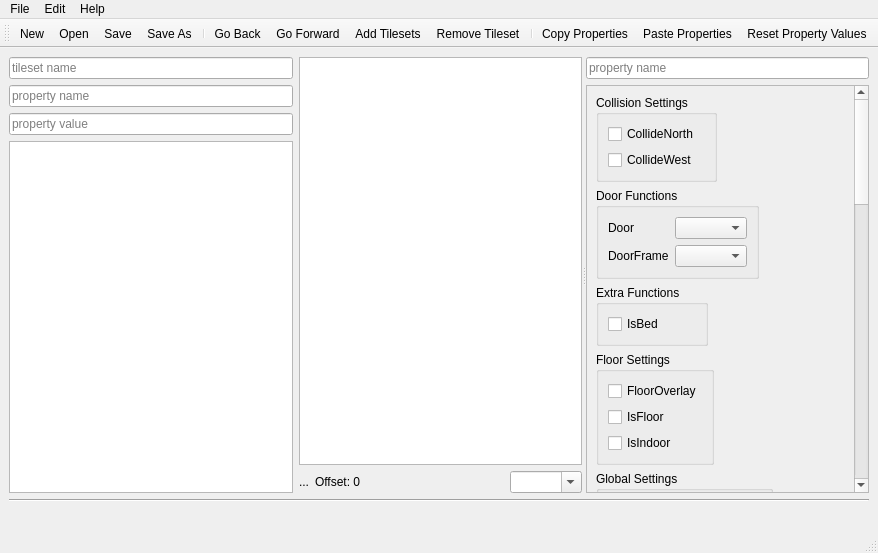
<?xml version="1.0" encoding="UTF-8"?>
<ui version="4.0">
 <class>TileDefDialog</class>
 <widget class="QMainWindow" name="TileDefDialog">
  <property name="geometry">
   <rect>
    <x>0</x>
    <y>0</y>
    <width>878</width>
    <height>553</height>
   </rect>
  </property>
  <property name="windowTitle">
   <string>Tile Properties</string>
  </property>
  <widget class="QWidget" name="centralwidget">
   <layout class="QGridLayout" name="gridLayout" rowstretch="1,0,0">
    <item row="0" column="0">
     <widget class="QSplitter" name="splitter">
      <property name="orientation">
       <enum>Qt::Horizontal</enum>
      </property>
      <property name="childrenCollapsible">
       <bool>false</bool>
      </property>
      <widget class="QWidget" name="layoutWidget">
       <layout class="QHBoxLayout" name="tilesNtilesetLayout">
        <item>
         <layout class="QVBoxLayout" name="tilesetLayout">
          <item>
           <widget class="QLineEdit" name="tilesetFilter">
            <property name="placeholderText">
             <string>tileset name</string>
            </property>
            <property name="clearButtonEnabled">
             <bool>true</bool>
            </property>
           </widget>
          </item>
          <item>
           <widget class="QLineEdit" name="propertyFilter">
            <property name="placeholderText">
             <string>property name</string>
            </property>
            <property name="clearButtonEnabled">
             <bool>true</bool>
            </property>
           </widget>
          </item>
          <item>
           <widget class="QLineEdit" name="valueFilter">
            <property name="placeholderText">
             <string>property value</string>
            </property>
            <property name="clearButtonEnabled">
             <bool>true</bool>
            </property>
           </widget>
          </item>
          <item>
           <widget class="QListWidget" name="tilesets">
            <property name="sizePolicy">
             <sizepolicy hsizetype="Preferred" vsizetype="Expanding">
              <horstretch>0</horstretch>
              <verstretch>0</verstretch>
             </sizepolicy>
            </property>
            <property name="minimumSize">
             <size>
              <width>128</width>
              <height>0</height>
             </size>
            </property>
           </widget>
          </item>
          <item>
           <layout class="QHBoxLayout" name="toolBarLayout"/>
          </item>
         </layout>
        </item>
        <item>
         <layout class="QVBoxLayout" name="tilesLayout">
          <item>
           <widget class="Tiled::Internal::MixedTilesetView" name="tiles"/>
          </item>
          <item>
           <layout class="QHBoxLayout" name="tileToolsLayout">
            <item>
             <widget class="QLabel" name="lbl_TileName">
              <property name="text">
               <string>...</string>
              </property>
             </widget>
            </item>
            <item>
             <widget class="QLabel" name="tileOffset">
              <property name="text">
               <string>Offset: 0</string>
              </property>
             </widget>
            </item>
            <item>
             <spacer name="horizontalSpacer_2">
              <property name="orientation">
               <enum>Qt::Horizontal</enum>
              </property>
              <property name="sizeHint" stdset="0">
               <size>
                <width>40</width>
                <height>20</height>
               </size>
              </property>
             </spacer>
            </item>
            <item>
             <widget class="QComboBox" name="scaleComboBox">
              <property name="editable">
               <bool>true</bool>
              </property>
             </widget>
            </item>
           </layout>
          </item>
         </layout>
        </item>
       </layout>
      </widget>
      <widget class="QWidget" name="verticalLayoutWidget">
       <layout class="QVBoxLayout" name="propertiesLayout">
        <item>
         <widget class="QLineEdit" name="rightPropertyFilter">
          <property name="placeholderText">
           <string>property name</string>
          </property>
          <property name="clearButtonEnabled">
           <bool>true</bool>
          </property>
         </widget>
        </item>
        <item>
         <widget class="QScrollArea" name="scrollArea">
          <property name="widgetResizable">
           <bool>true</bool>
          </property>
          <widget class="QWidget" name="scrollAreaWidgetContents">
           <property name="geometry">
            <rect>
             <x>0</x>
             <y>0</y>
             <width>253</width>
             <height>1263</height>
            </rect>
           </property>
           <layout class="QGridLayout" name="gridLayout_2">
            <property name="leftMargin">
             <number>0</number>
            </property>
            <property name="topMargin">
             <number>0</number>
            </property>
            <property name="rightMargin">
             <number>0</number>
            </property>
            <property name="bottomMargin">
             <number>0</number>
            </property>
            <item row="0" column="0">
             <widget class="QWidget" name="propertySheet" native="true">
              <layout class="QFormLayout" name="formLayout_4">
               <property name="fieldGrowthPolicy">
                <enum>QFormLayout::AllNonFixedFieldsGrow</enum>
               </property>
               <item row="1" column="0">
                <widget class="QGroupBox" name="groupBox">
                 <property name="title">
                  <string>Collision Settings</string>
                 </property>
                 <layout class="QFormLayout" name="formLayout">
                  <item row="0" column="0">
                   <widget class="QCheckBox" name="CollideNorth">
                    <property name="text">
                     <string>CollideNorth</string>
                    </property>
                   </widget>
                  </item>
                  <item row="1" column="0">
                   <widget class="QCheckBox" name="CollideWest">
                    <property name="text">
                     <string>CollideWest</string>
                    </property>
                   </widget>
                  </item>
                 </layout>
                </widget>
               </item>
               <item row="2" column="0">
                <widget class="QGroupBox" name="groupBox_2">
                 <property name="title">
                  <string>Door Functions</string>
                 </property>
                 <layout class="QFormLayout" name="formLayout_2">
                  <item row="0" column="0">
                   <widget class="QLabel" name="label">
                    <property name="text">
                     <string>Door</string>
                    </property>
                    <property name="buddy">
                     <cstring>Door</cstring>
                    </property>
                   </widget>
                  </item>
                  <item row="0" column="1">
                   <widget class="QComboBox" name="Door"/>
                  </item>
                  <item row="1" column="0">
                   <widget class="QLabel" name="label_2">
                    <property name="text">
                     <string>DoorFrame</string>
                    </property>
                    <property name="buddy">
                     <cstring>DoorFrame</cstring>
                    </property>
                   </widget>
                  </item>
                  <item row="1" column="1">
                   <widget class="QComboBox" name="DoorFrame"/>
                  </item>
                 </layout>
                </widget>
               </item>
               <item row="3" column="0">
                <widget class="QGroupBox" name="groupBox_3">
                 <property name="title">
                  <string>Extra Functions</string>
                 </property>
                 <layout class="QFormLayout" name="formLayout_3">
                  <item row="0" column="0">
                   <widget class="QCheckBox" name="IsBed">
                    <property name="text">
                     <string>IsBed</string>
                    </property>
                   </widget>
                  </item>
                 </layout>
                </widget>
               </item>
               <item row="4" column="0">
                <widget class="QGroupBox" name="groupBox_5">
                 <property name="title">
                  <string>Floor Settings</string>
                 </property>
                 <layout class="QFormLayout" name="formLayout_6">
                  <item row="0" column="0">
                   <widget class="QCheckBox" name="FloorOverlay">
                    <property name="text">
                     <string>FloorOverlay</string>
                    </property>
                   </widget>
                  </item>
                  <item row="1" column="0">
                   <widget class="QCheckBox" name="IsFloor">
                    <property name="text">
                     <string>IsFloor</string>
                    </property>
                   </widget>
                  </item>
                  <item row="2" column="0">
                   <widget class="QCheckBox" name="IsIndoor">
                    <property name="text">
                     <string>IsIndoor</string>
                    </property>
                   </widget>
                  </item>
                 </layout>
                </widget>
               </item>
               <item row="8" column="0">
                <widget class="QGroupBox" name="groupBox_6">
                 <property name="title">
                  <string>Roof Settings</string>
                 </property>
                 <layout class="QFormLayout" name="formLayout_7">
                  <item row="0" column="0">
                   <widget class="QLabel" name="label_4">
                    <property name="text">
                     <string>RoofStyle</string>
                    </property>
                    <property name="buddy">
                     <cstring>RoofStyle</cstring>
                    </property>
                   </widget>
                  </item>
                  <item row="0" column="1">
                   <widget class="QComboBox" name="RoofStyle"/>
                  </item>
                 </layout>
                </widget>
               </item>
               <item row="9" column="0">
                <widget class="QGroupBox" name="groupBox_7">
                 <property name="title">
                  <string>Sheet Settings</string>
                 </property>
                 <layout class="QFormLayout" name="formLayout_8">
                  <property name="fieldGrowthPolicy">
                   <enum>QFormLayout::AllNonFixedFieldsGrow</enum>
                  </property>
                  <item row="0" column="0">
                   <widget class="QCheckBox" name="ClimbSheetN">
                    <property name="text">
                     <string>ClimbSheetN</string>
                    </property>
                   </widget>
                  </item>
                  <item row="1" column="0">
                   <widget class="QCheckBox" name="ClimbSheetW">
                    <property name="text">
                     <string>ClimbSheetW</string>
                    </property>
                   </widget>
                  </item>
                 </layout>
                </widget>
               </item>
               <item row="13" column="0">
                <widget class="QGroupBox" name="groupBox_4">
                 <property name="title">
                  <string>Wall Settings</string>
                 </property>
                 <layout class="QFormLayout" name="formLayout_5">
                  <property name="fieldGrowthPolicy">
                   <enum>QFormLayout::AllNonFixedFieldsGrow</enum>
                  </property>
                  <item row="0" column="0">
                   <widget class="QCheckBox" name="HoppableN">
                    <property name="text">
                     <string>HoppableN</string>
                    </property>
                   </widget>
                  </item>
                  <item row="1" column="0">
                   <widget class="QCheckBox" name="HoppableW">
                    <property name="text">
                     <string>HoppableW</string>
                    </property>
                   </widget>
                  </item>
                  <item row="2" column="0">
                   <widget class="QCheckBox" name="WallOverlay">
                    <property name="text">
                     <string>WallOverlay</string>
                    </property>
                   </widget>
                  </item>
                  <item row="3" column="0">
                   <layout class="QHBoxLayout" name="horizontalLayout">
                    <item>
                     <widget class="QLabel" name="label_3">
                      <property name="text">
                       <string>WallStyle</string>
                      </property>
                      <property name="buddy">
                       <cstring>WallStyle</cstring>
                      </property>
                     </widget>
                    </item>
                    <item>
                     <widget class="QComboBox" name="WallStyle"/>
                    </item>
                   </layout>
                  </item>
                 </layout>
                </widget>
               </item>
               <item row="10" column="0">
                <widget class="QGroupBox" name="groupBox_8">
                 <property name="title">
                  <string>Shelf Settings</string>
                 </property>
                 <layout class="QFormLayout" name="formLayout_9">
                  <item row="0" column="0">
                   <widget class="QLabel" name="label_12">
                    <property name="text">
                     <string>FloorItemShelf</string>
                    </property>
                    <property name="buddy">
                     <cstring>FloorItemShelf</cstring>
                    </property>
                   </widget>
                  </item>
                  <item row="0" column="1">
                   <widget class="QComboBox" name="FloorItemShelf"/>
                  </item>
                  <item row="1" column="0">
                   <widget class="QLabel" name="label_13">
                    <property name="text">
                     <string>HighItemShelf</string>
                    </property>
                    <property name="buddy">
                     <cstring>HighItemShelf</cstring>
                    </property>
                   </widget>
                  </item>
                  <item row="1" column="1">
                   <widget class="QComboBox" name="HighItemShelf"/>
                  </item>
                  <item row="2" column="0">
                   <widget class="QLabel" name="label_14">
                    <property name="text">
                     <string>TableItemShelf</string>
                    </property>
                    <property name="buddy">
                     <cstring>TableItemShelf</cstring>
                    </property>
                   </widget>
                  </item>
                  <item row="2" column="1">
                   <widget class="QComboBox" name="TableItemShelf"/>
                  </item>
                 </layout>
                </widget>
               </item>
               <item row="11" column="0">
                <widget class="QGroupBox" name="groupBox_9">
                 <property name="title">
                  <string>Stair Settings</string>
                 </property>
                 <layout class="QFormLayout" name="formLayout_10">
                  <item row="0" column="0">
                   <widget class="QLabel" name="label_5">
                    <property name="text">
                     <string>StairStyle</string>
                    </property>
                    <property name="buddy">
                     <cstring>StairStyle</cstring>
                    </property>
                   </widget>
                  </item>
                  <item row="0" column="1">
                   <widget class="QComboBox" name="StairStyle"/>
                  </item>
                 </layout>
                </widget>
               </item>
               <item row="12" column="0">
                <widget class="QGroupBox" name="groupBox_10">
                 <property name="title">
                  <string>Visibility Functions</string>
                 </property>
                 <layout class="QFormLayout" name="formLayout_11">
                  <property name="fieldGrowthPolicy">
                   <enum>QFormLayout::AllNonFixedFieldsGrow</enum>
                  </property>
                  <item row="0" column="0">
                   <widget class="QCheckBox" name="PreSeen">
                    <property name="text">
                     <string>PreSeen</string>
                    </property>
                   </widget>
                  </item>
                 </layout>
                </widget>
               </item>
               <item row="14" column="0">
                <widget class="QGroupBox" name="groupBox_11">
                 <property name="title">
                  <string>Water Functions</string>
                 </property>
                 <layout class="QFormLayout" name="formLayout_12">
                  <property name="fieldGrowthPolicy">
                   <enum>QFormLayout::AllNonFixedFieldsGrow</enum>
                  </property>
                  <item row="2" column="0">
                   <widget class="QCheckBox" name="WaterPiped">
                    <property name="text">
                     <string>Water Piped</string>
                    </property>
                   </widget>
                  </item>
                  <item row="0" column="0">
                   <layout class="QHBoxLayout" name="horizontalLayout_2">
                    <item>
                     <widget class="QLabel" name="label_6">
                      <property name="text">
                       <string>WaterAmount</string>
                      </property>
                      <property name="buddy">
                       <cstring>WaterAmount</cstring>
                      </property>
                     </widget>
                    </item>
                    <item>
                     <widget class="QSpinBox" name="WaterAmount"/>
                    </item>
                   </layout>
                  </item>
                  <item row="1" column="0">
                   <layout class="QHBoxLayout" name="horizontalLayout_5">
                    <item>
                     <widget class="QLabel" name="label_8">
                      <property name="text">
                       <string>WaterMaxAmount</string>
                      </property>
                      <property name="buddy">
                       <cstring>WaterMaxAmount</cstring>
                      </property>
                     </widget>
                    </item>
                    <item>
                     <widget class="QSpinBox" name="WaterMaxAmount"/>
                    </item>
                   </layout>
                  </item>
                 </layout>
                </widget>
               </item>
               <item row="15" column="0">
                <widget class="QGroupBox" name="groupBox_12">
                 <property name="title">
                  <string>Window Functions</string>
                 </property>
                 <layout class="QFormLayout" name="formLayout_13">
                  <property name="fieldGrowthPolicy">
                   <enum>QFormLayout::AllNonFixedFieldsGrow</enum>
                  </property>
                  <item row="3" column="0">
                   <widget class="QCheckBox" name="WindowLocked">
                    <property name="text">
                     <string>WindowLocked</string>
                    </property>
                   </widget>
                  </item>
                  <item row="0" column="0">
                   <layout class="QHBoxLayout" name="horizontalLayout_6">
                    <item>
                     <widget class="QLabel" name="label_9">
                      <property name="text">
                       <string>OpenTileOffset</string>
                      </property>
                      <property name="buddy">
                       <cstring>OpenTileOffset</cstring>
                      </property>
                     </widget>
                    </item>
                    <item>
                     <widget class="QSpinBox" name="OpenTileOffset"/>
                    </item>
                   </layout>
                  </item>
                  <item row="1" column="0">
                   <layout class="QHBoxLayout" name="horizontalLayout_7">
                    <item>
                     <widget class="QLabel" name="label_10">
                      <property name="text">
                       <string>SmashedTileOffset</string>
                      </property>
                      <property name="buddy">
                       <cstring>SmashedTileOffset</cstring>
                      </property>
                     </widget>
                    </item>
                    <item>
                     <widget class="QSpinBox" name="SmashedTileOffset"/>
                    </item>
                   </layout>
                  </item>
                  <item row="2" column="0">
                   <layout class="QHBoxLayout" name="horizontalLayout_8">
                    <item>
                     <widget class="QLabel" name="label_11">
                      <property name="text">
                       <string>Window</string>
                      </property>
                      <property name="buddy">
                       <cstring>Window</cstring>
                      </property>
                     </widget>
                    </item>
                    <item>
                     <widget class="QComboBox" name="Window"/>
                    </item>
                   </layout>
                  </item>
                 </layout>
                </widget>
               </item>
               <item row="7" column="0">
                <widget class="QGroupBox" name="groupBox_13">
                 <property name="title">
                  <string>Object Settings</string>
                 </property>
                 <layout class="QFormLayout" name="formLayout_14">
                  <property name="fieldGrowthPolicy">
                   <enum>QFormLayout::AllNonFixedFieldsGrow</enum>
                  </property>
                  <item row="1" column="0">
                   <widget class="QCheckBox" name="WheelieBin">
                    <property name="text">
                     <string>WheelieBin</string>
                    </property>
                   </widget>
                  </item>
                  <item row="0" column="0">
                   <layout class="QHBoxLayout" name="horizontalLayout_12">
                    <item>
                     <widget class="QLabel" name="label_15">
                      <property name="text">
                       <string>ContainerType</string>
                      </property>
                      <property name="buddy">
                       <cstring>ContainerType</cstring>
                      </property>
                     </widget>
                    </item>
                    <item>
                     <widget class="QComboBox" name="ContainerType">
                      <property name="minimumSize">
                       <size>
                        <width>128</width>
                        <height>0</height>
                       </size>
                      </property>
                      <property name="editable">
                       <bool>true</bool>
                      </property>
                     </widget>
                    </item>
                   </layout>
                  </item>
                 </layout>
                </widget>
               </item>
               <item row="5" column="0">
                <widget class="QGroupBox" name="groupBox_14">
                 <property name="title">
                  <string>Global Settings</string>
                 </property>
                 <layout class="QFormLayout" name="formLayout_15">
                  <item row="0" column="0">
                   <widget class="QLabel" name="label_7">
                    <property name="text">
                     <string>TileBlockStyle</string>
                    </property>
                    <property name="buddy">
                     <cstring>TileBlockStyle</cstring>
                    </property>
                   </widget>
                  </item>
                  <item row="0" column="1">
                   <widget class="QComboBox" name="TileBlockStyle"/>
                  </item>
                 </layout>
                </widget>
               </item>
               <item row="6" column="0">
                <widget class="QGroupBox" name="groupBox_15">
                 <property name="title">
                  <string>Light Settings</string>
                 </property>
                 <layout class="QFormLayout" name="formLayout_16">
                  <item row="0" column="0">
                   <widget class="QLabel" name="label_16">
                    <property name="text">
                     <string>LightPolyStyle</string>
                    </property>
                    <property name="buddy">
                     <cstring>LightPolyStyle</cstring>
                    </property>
                   </widget>
                  </item>
                  <item row="0" column="1">
                   <widget class="QComboBox" name="LightPolyStyle"/>
                  </item>
                 </layout>
                </widget>
               </item>
              </layout>
             </widget>
            </item>
           </layout>
          </widget>
         </widget>
        </item>
       </layout>
      </widget>
     </widget>
    </item>
    <item row="2" column="0">
     <layout class="QHBoxLayout" name="buttonLayout">
      <item>
       <spacer name="horizontalSpacer">
        <property name="orientation">
         <enum>Qt::Horizontal</enum>
        </property>
        <property name="sizeHint" stdset="0">
         <size>
          <width>40</width>
          <height>20</height>
         </size>
        </property>
       </spacer>
      </item>
     </layout>
    </item>
    <item row="1" column="0">
     <widget class="Line" name="line">
      <property name="orientation">
       <enum>Qt::Horizontal</enum>
      </property>
     </widget>
    </item>
   </layout>
  </widget>
  <widget class="QMenuBar" name="menubar">
   <property name="geometry">
    <rect>
     <x>0</x>
     <y>0</y>
     <width>878</width>
     <height>17</height>
    </rect>
   </property>
   <widget class="QMenu" name="menuFile">
    <property name="title">
     <string>File</string>
    </property>
    <widget class="QMenu" name="menuRecentFiles">
     <property name="title">
      <string>Recent Files</string>
     </property>
     <property name="icon">
      <iconset resource="tiled.qrc">
       <normaloff>:/images/16x16/document-open-recent.png</normaloff>:/images/16x16/document-open-recent.png</iconset>
     </property>
     <addaction name="actionClearRecentFiles"/>
    </widget>
    <addaction name="actionNew"/>
    <addaction name="actionOpen"/>
    <addaction name="menuRecentFiles"/>
    <addaction name="actionSave"/>
    <addaction name="actionSaveAs"/>
    <addaction name="separator"/>
    <addaction name="actionAddTileset"/>
    <addaction name="actionTilesDirectory"/>
    <addaction name="separator"/>
    <addaction name="actionClose"/>
   </widget>
   <widget class="QMenu" name="menuEdit">
    <property name="title">
     <string>Edit</string>
    </property>
    <addaction name="separator"/>
    <addaction name="actionCopyProperties"/>
    <addaction name="actionPasteProperties"/>
    <addaction name="actionReset"/>
   </widget>
   <widget class="QMenu" name="menuHelp">
    <property name="title">
     <string>Help</string>
    </property>
    <addaction name="actionUserGuide"/>
   </widget>
   <addaction name="menuFile"/>
   <addaction name="menuEdit"/>
   <addaction name="menuHelp"/>
  </widget>
  <widget class="QStatusBar" name="statusbar"/>
  <widget class="QToolBar" name="toolBar">
   <property name="windowTitle">
    <string>toolBar</string>
   </property>
   <attribute name="toolBarArea">
    <enum>TopToolBarArea</enum>
   </attribute>
   <attribute name="toolBarBreak">
    <bool>false</bool>
   </attribute>
   <addaction name="actionNew"/>
   <addaction name="actionOpen"/>
   <addaction name="actionSave"/>
   <addaction name="actionSaveAs"/>
   <addaction name="separator"/>
   <addaction name="actionGoBack"/>
   <addaction name="actionGoForward"/>
   <addaction name="actionAddTileset"/>
   <addaction name="actionRemoveTileset"/>
   <addaction name="separator"/>
   <addaction name="actionCopyProperties"/>
   <addaction name="actionPasteProperties"/>
   <addaction name="actionReset"/>
  </widget>
  <action name="actionOpen">
   <property name="icon">
    <iconset resource="tiled.qrc">
     <normaloff>:/images/16x16/document-open.png</normaloff>:/images/16x16/document-open.png</iconset>
   </property>
   <property name="text">
    <string>Open...</string>
   </property>
  </action>
  <action name="actionAddTileset">
   <property name="icon">
    <iconset resource="tiled.qrc">
     <normaloff>:/images/22x22/add.png</normaloff>:/images/22x22/add.png</iconset>
   </property>
   <property name="text">
    <string>Add Tilesets...</string>
   </property>
   <property name="toolTip">
    <string>Choose tilesets to add</string>
   </property>
  </action>
  <action name="actionSave">
   <property name="icon">
    <iconset resource="tiled.qrc">
     <normaloff>:/images/16x16/document-save.png</normaloff>:/images/16x16/document-save.png</iconset>
   </property>
   <property name="text">
    <string>Save</string>
   </property>
  </action>
  <action name="actionNew">
   <property name="icon">
    <iconset resource="tiled.qrc">
     <normaloff>:/images/16x16/document-new.png</normaloff>:/images/16x16/document-new.png</iconset>
   </property>
   <property name="text">
    <string>New</string>
   </property>
  </action>
  <action name="actionReset">
   <property name="icon">
    <iconset resource="tiled.qrc">
     <normaloff>:/images/16x16/edit-clear.png</normaloff>:/images/16x16/edit-clear.png</iconset>
   </property>
   <property name="text">
    <string>Reset Property Values</string>
   </property>
   <property name="toolTip">
    <string>Reset properties to the default</string>
   </property>
  </action>
  <action name="actionCopyProperties">
   <property name="icon">
    <iconset resource="tiled.qrc">
     <normaloff>:/images/16x16/edit-copy.png</normaloff>:/images/16x16/edit-copy.png</iconset>
   </property>
   <property name="text">
    <string>Copy Properties</string>
   </property>
   <property name="toolTip">
    <string>Copy selected tile properties</string>
   </property>
  </action>
  <action name="actionPasteProperties">
   <property name="icon">
    <iconset resource="tiled.qrc">
     <normaloff>:/images/16x16/edit-paste.png</normaloff>:/images/16x16/edit-paste.png</iconset>
   </property>
   <property name="text">
    <string>Paste Properties</string>
   </property>
   <property name="toolTip">
    <string>Paste properties onto selected tiles</string>
   </property>
  </action>
  <action name="actionSaveAs">
   <property name="icon">
    <iconset resource="tiled.qrc">
     <normaloff>:/images/16x16/document-save-as.png</normaloff>:/images/16x16/document-save-as.png</iconset>
   </property>
   <property name="text">
    <string>Save As...</string>
   </property>
  </action>
  <action name="actionClose">
   <property name="icon">
    <iconset resource="tiled.qrc">
     <normaloff>:/images/16x16/application-exit.png</normaloff>:/images/16x16/application-exit.png</iconset>
   </property>
   <property name="text">
    <string>Close</string>
   </property>
  </action>
  <action name="actionRemoveTileset">
   <property name="icon">
    <iconset resource="tiled.qrc">
     <normaloff>:/images/16x16/edit-delete.png</normaloff>:/images/16x16/edit-delete.png</iconset>
   </property>
   <property name="text">
    <string>Remove Tileset</string>
   </property>
   <property name="toolTip">
    <string>Remove the selected tileset</string>
   </property>
  </action>
  <action name="actionGoBack">
   <property name="icon">
    <iconset resource="tiled.qrc">
     <normaloff>:/images/16x16/go-back.png</normaloff>:/images/16x16/go-back.png</iconset>
   </property>
   <property name="text">
    <string>Go Back</string>
   </property>
   <property name="shortcut">
    <string>Alt+Left</string>
   </property>
  </action>
  <action name="actionGoForward">
   <property name="icon">
    <iconset resource="tiled.qrc">
     <normaloff>:/images/16x16/go-forward.png</normaloff>:/images/16x16/go-forward.png</iconset>
   </property>
   <property name="text">
    <string>Go Forward</string>
   </property>
   <property name="shortcut">
    <string>Alt+Right</string>
   </property>
  </action>
  <action name="actionUserGuide">
   <property name="text">
    <string>Contents</string>
   </property>
  </action>
  <action name="actionTilesDirectory">
   <property name="text">
    <string>Tiles Directory...</string>
   </property>
  </action>
  <action name="actionClearRecentFiles">
   <property name="text">
    <string>Clear</string>
   </property>
  </action>
 </widget>
 <customwidgets>
  <customwidget>
   <class>Tiled::Internal::MixedTilesetView</class>
   <extends>QTableView</extends>
   <header>BuildingEditor/mixedtilesetview.h</header>
  </customwidget>
 </customwidgets>
 <resources>
  <include location="tiled.qrc"/>
 </resources>
 <connections/>
</ui>
